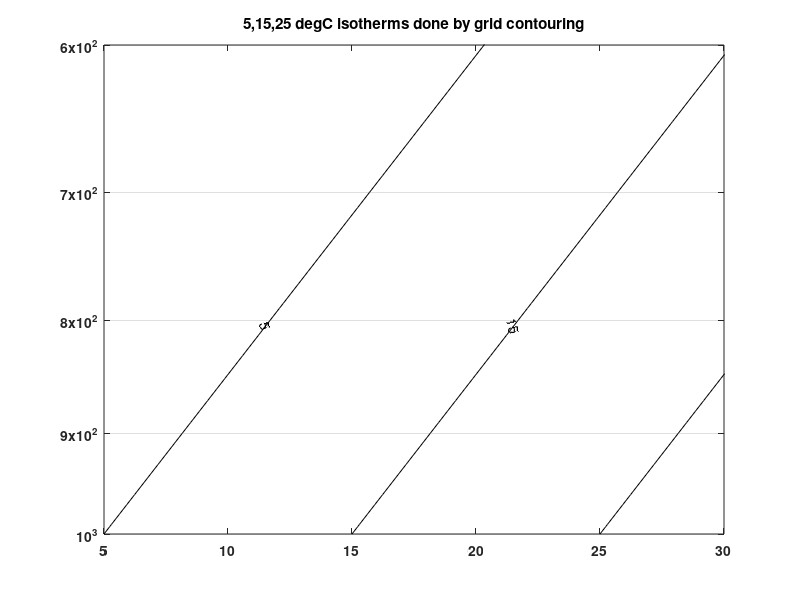

Write the MATLAB code that produced this figure.
%adjust the graph and label the x axis

function plot_five()
%
% we want temperature labels to appear along the
% isotherms.  The easiest way to do that is to
% use contour labels
%
% step 1, set up a grid to contour in the
% transformed x coordinate
    yplot=[1000:-10:200];
    xplot=[-300:1:-140];
    [rows,pvals]=size(yplot);
    [rows,tvals]=size(xplot);
    temp=zeros([pvals,tvals]);
    skew=30
 %step 2
 %lay down a xplot,yplot reference grid that labels xplot,yplot points 
 %in the new (skewT-lnP) coordinate system .
 % Each value of the temp matrix holds the actual (data) temperature
 % label (in deg C)  of the xplot, yplot coordinate pairs
 % The transformation is given by W&H 3.56, p. 78.  
 % Here's an example of how the 5 degree isotherm is plotted:
 % At 800 hPa, the transformed X coordinate is:
 % convertTempToSkew(5,800.,30)=-195.5384 and at 400 hPa it's
 % convertTempToSkew(5,400.,30)=-174.7439.  So the contour will
 % be a straight line passing through (-195,800) and (-174,400)
 % That line will slope from lower left to upper right when the 
 % pressure axis direction is reversed so that pressure decreases
 % upward.  The temp(i,j) matrix for
 % points near that line will be 5, and a contour will be labeled
 % with the 5 label
 %
 for i=1:pvals,
    for j=1:tvals,
       %
       %note that we don't have to transform the y coordinate
       %it's still the pressure.  After these loops complete
       %temp(i,j) will contain temperatures in degrees C
       %corresponding to the x,y points on the grid
       temp(i,j)=convertSkewToTemp(xplot(j),yplot(i),skew);
    end
 end
 %
 % contour the temperature matrix
 %
 figure(5)
 clf
 tempLabels= [5,15,25];
 [output,handles]=contour(xplot,yplot,temp,tempLabels,'k');
 clabel(output,handles);
 %
 % flip the y axis
 %
 set(gca,'yscale','log','ydir','reverse');
 set(gca,'fontweight','bold');
 set(gca,'ytick',[100:100:1000]);
 set(gca,'ygrid','on');
 title('5,15,25 degC isotherms done by grid contouring')
 %
 %size the plot and label the xaxis tickmarks
 %
 TempTickLabels=5:5:30;
 TempTickCoords=TempTickLabels;
 skewTickCoords=convertTempToSkew(TempTickCoords,1.e3,skew);
 set(gca,'xtick',skewTickCoords);
 set(gca,'xticklabel',TempTickLabels);
 skewLimits=convertTempToSkew([5,30],1.e3,skew);
 axis([skewLimits(1),skewLimits(2),600,1.e3]);

end

function skewX=convertTempToSkew(Temp,press,skew)
     %input Temp  in degC and press in hPa
     %output transformed Temp in potting coords
     if(press > 1000);
       fprintf('press %f is more than 1000 hPa, expecting mililbars',press)
     end
     if(Temp > 100);
       fprintf('Temp %f is more than 100 degC, expecting centigrade',Temp)
     end
     skewX=Temp - skew*log(press);
end     

function Temp=convertSkewToTemp(xcoord,press,skew)
     %inverse of Wallace and Hobbs 3.56
     %xcoord in temperature plotting coordinates
     %press in hPa
     %output Temp in degC
     Temp= xcoord  + skew*log(press);
end    
 